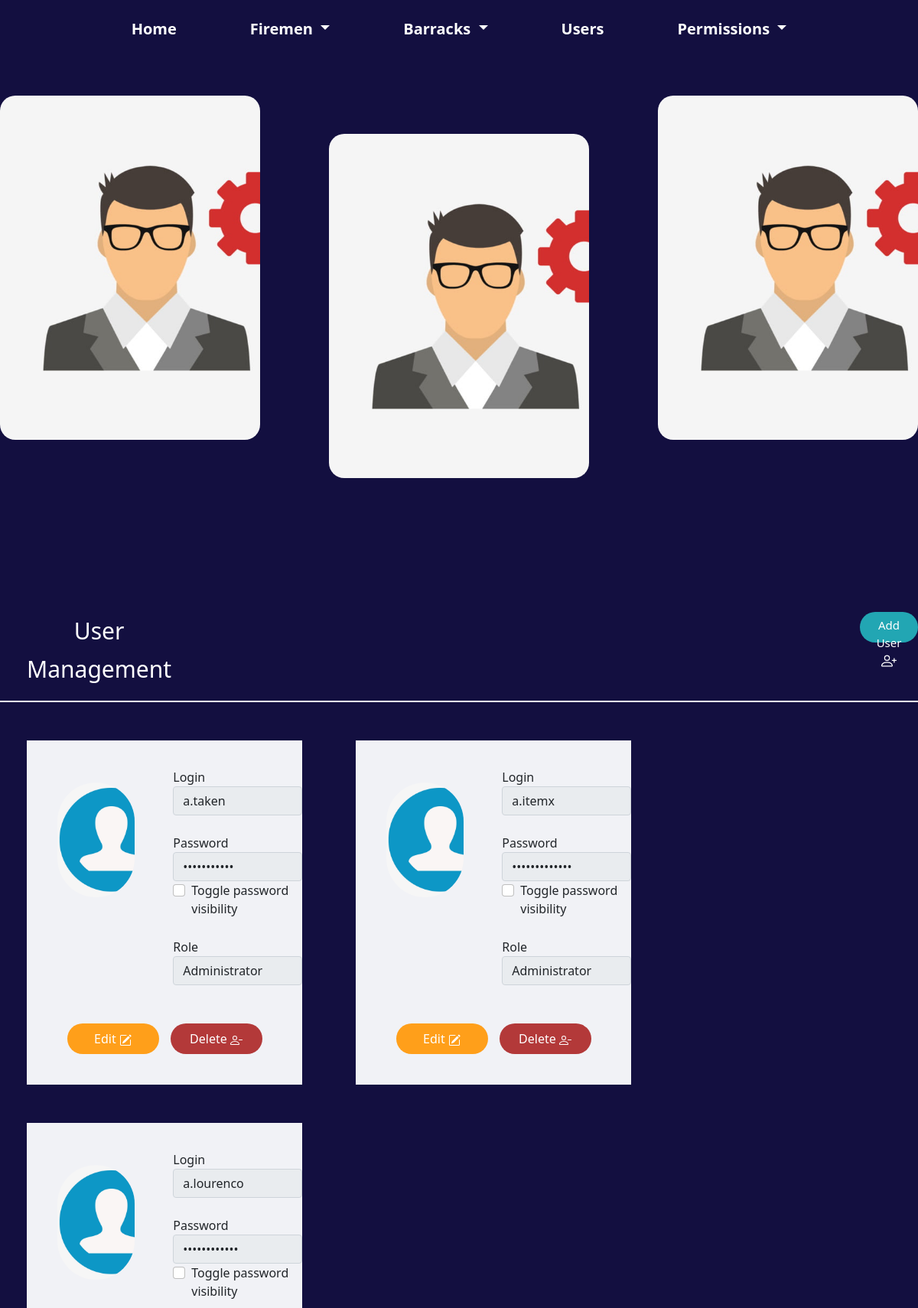
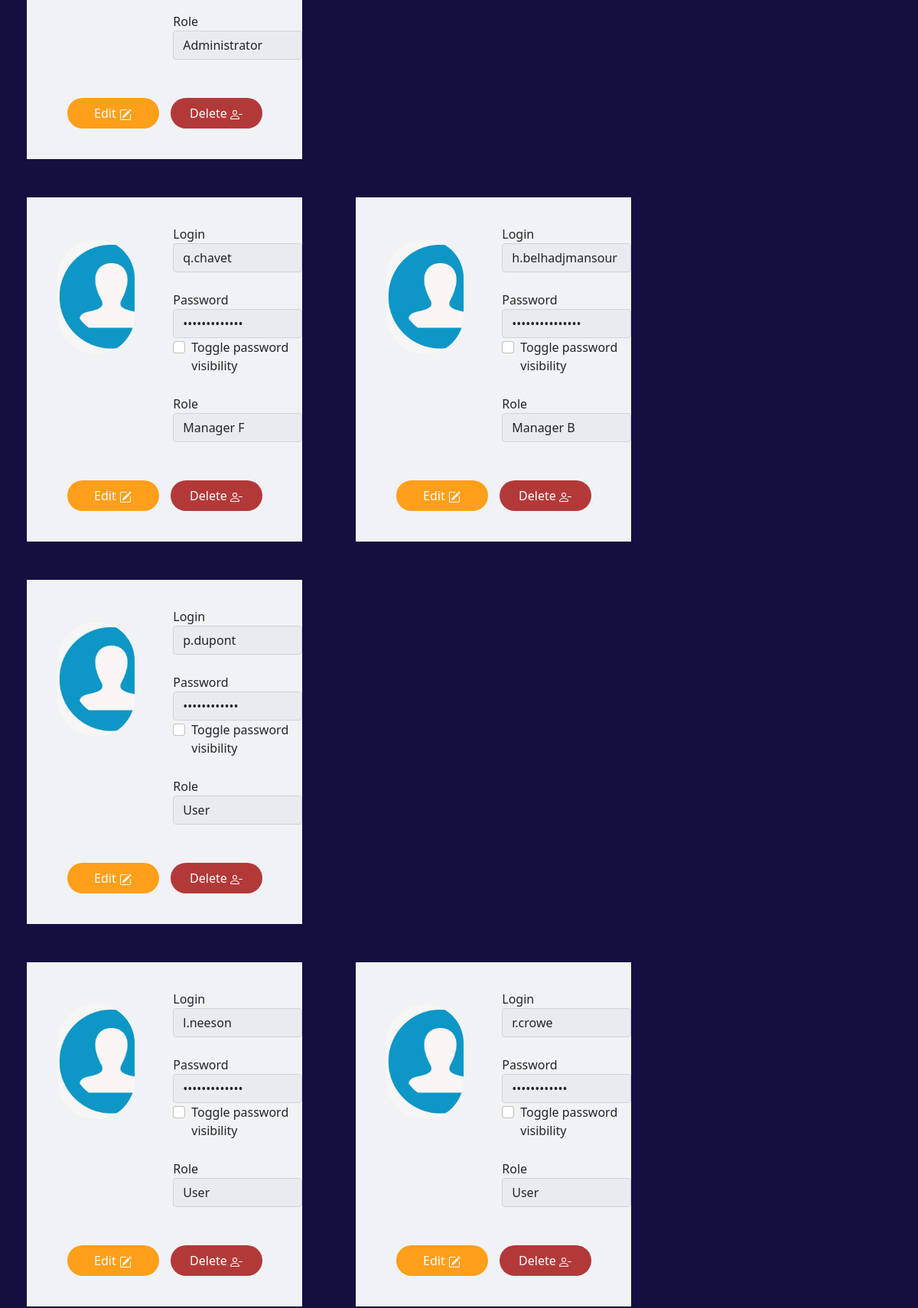
Screenshot of /user/display (upper part) with the database file from the repository (2 pictures, top to bottom).
### tables this page shows
CREATE TABLE `utilisateur` (
  `id` int(11) NOT NULL,
  `login` varchar(50) DEFAULT NULL,
  `password` varchar(255) DEFAULT NULL,
  `roleId` int(11) DEFAULT NULL,
  PRIMARY KEY (`id`),
  KEY `roleId` (`roleId`),
  CONSTRAINT `utilisateur_ibfk_1` FOREIGN KEY (`roleId`) REFERENCES `role` (`id`)
);

CREATE TABLE `role` (
  `id` int(11) NOT NULL,
  `libelle` varchar(50) DEFAULT NULL,
  PRIMARY KEY (`id`)
);

### app/utils/Renderer.php (called while the page is built, shortened)
<?php
    class Renderer {
        public static function render($file, array $data = null) : string {
            $path = __DIR__ . DIRECTORY_SEPARATOR . "../views" . DIRECTORY_SEPARATOR . $file ;
            include $path;
            $content = ob_get_contents();
            return $content;
        }
    }
?>

### autoloader.php (called while the page is built, shortened)
<?php
    class InitContext {
        public static $USECLASSEXTENSION = 0;
        public static $NOUSECLASSEXTENSION = 1;
        private $directoriesList = array(
            "./",
            "classes/",
            "vendor/",
        );
        private $classNameType;
        function __construct($type=1) {
            $this->classNameType = $type;
        }
        function autoloader($class): bool {
            foreach ($this->directoriesList as $path) {
                if ($this->classNameType == self::$USECLASSEXTENSION) {
                    $filename = __DIR__ . "/" . $path . str_replace('\\', '/', $class) . ".class.php";
                } elseif ($this->classNameType == self::$NOUSECLASSEXTENSION) {
                    $filename = __DIR__ . "/" . $path . str_replace('\\', '/', $class) . ".php";
                }
                if (file_exists($filename) && is_readable($filename)) {
                    if (class_exists($class)) {
                        return TRUE;
                    }
                }
            }
            return false;
        }
    }
?>

### app/utils/SingletonConfigReader.php (called while the page is built, shortened)
<?php
    class SingletonConfigReader {
        private $settings = [];
        private static $instance;
        private function __construct () {
            $this->settings = parse_ini_file("../config.ini");
        }
        public static function getInstance() {
            if (is_null(self::$instance)) {
                self::$instance = new SingletonConfigReader();
            }
            return self::$instance;
        }
        public function getValue($key) {
            return $this->settings[$key];
        }
    }
?>

### app/utils/SingletonDBMaria.php (called while the page is built, shortened)
<?php
    class SingletonDBMaria {
        public $cnx;
        private static $instance;
        private function __construct() {
            $this->cnx = new \PDO(SingletonConfigReader::getInstance()->getValue('dsn'), SingletonConfigReader::getInstance()->getValue('user'), SingletonConfigReader::getInstance()->getValue('password'));
            $this->cnx->setAttribute(\PDO::ATTR_ERRMODE, \PDO::ERRMODE_EXCEPTION);
        }
        public static function getInstance() : SingletonDBMaria {
            if (is_null(self::$instance)) {
                self::$instance = new SingletonDBMaria();
            }
            return self::$instance;
        }
        public function getConnection() {
            return $this->cnx;
        }
    }
?>

### app/models/DAOUser.php (called while the page is built, shortened)
<?php
    class DAOUser {
        private $connexion;
        public function __construct($connexion) {
            $this->connexion = $connexion;
        }
        public function displayUser() : array {
            $sql = "SELECT utilisateur.id,utilisateur.login,utilisateur.password,utilisateur.roleId,role.libelle  FROM utilisateur INNER JOIN role ON utilisateur.roleId =role.id";
            $preparedStatement = $this->connexion->prepare($sql);
            $preparedStatement->execute();
            $fullUsers = array();
            $ciphering = "AES-128-CTR";
            $option = 0;
            $decryption_key = "devanshu";
            $decryption_iv = "1234567890123456";
            while ($data = $preparedStatement->fetch(\PDO::FETCH_OBJ)) {
                $fullUser = new FullUser($data->id,$data->login, openssl_decrypt($data->password,$ciphering,$decryption_key,$option,$decryption_iv), $data->roleId, $data->libelle);
                array_push($fullUsers, $fullUser);
            }
            return $fullUsers;
        }
    }
?>

### app/models/FullUser.php (called while the page is built, shortened)
<?php
    class FullUser {
        private int $id;
        private string $login;
        private string $password;
        private string $roleLibelle;
        public function __construct(int $id, string $login, string $password, int $roleId, string $roleLibelle) {
            $this->id = $id;
            $this->login = $login;
            $this->password = $password;
            $this->roleLibelle = $roleLibelle;
        }
            public function getId() { return $this->id; }
            public function getLogin() { return $this->login; }
            public function getPassword() { return $this->password; }
            public function getRoleLibelle() { return $this->roleLibelle; }
    }
?>

### app/views/displayUsers.php (the view, shortened to what this page needs)
<!DOCTYPE html>
    <html lang="en">
    <head>
        <link rel="stylesheet" href="../css/userStyle.css">
        <link href="https://cdn.jsdelivr.net/npm/bootstrap@5.1.3/dist/css/bootstrap.min.css" rel="stylesheet">
    </head>
    <body style="background-color : #130f40">
        <header>
            <nav class="nav navbar-expand-lg">
                <div class="collapse navbar-collapse justify-content-center" id="navbarNavDropdown">
                    <ul class="navbar-nav">
                        <li class="nav-item">
                            <a class="nav-link px-5" href="../..">Home</a>
                        </li>
                        <li class="nav-item dropdown">
                            <a class="nav-link dropdown-toggle px-5" id="navbarDropdownMenuLink" role="button" data-bs-toggle="dropdown" aria-expanded="false">
                                Firemen
                            </a>
                        </li>
                        <li class="nav-item dropdown">
                            <a class="nav-link dropdown-toggle px-5" id="navbarDropdownMenuLink" role="button" data-bs-toggle="dropdown" aria-expanded="false">
                                Barracks
                            </a>
                        </li>
                        <li class="nav-item">
                            <a class="nav-link px-5" href="">Users</a>
                        </li>
                        <li class="nav-item dropdown">
                            <a class="nav-link dropdown-toggle px-5" id="navbarDropdownMenuLink" role="button" data-bs-toggle="dropdown" aria-expanded="false">
                                Permissions
                            </a>
                        </li>
                    </ul>
                </div>
            </nav>
            <div class="d-flex justify-content-center mainContainer" style="height:500px;">
                <div class="img" style="background-image : url(../img/admin.jpg);margin-top : 50px;"></div>
                <div class="img" style="background-image : url(../img/admin.jpg);margin-top : 100px;margin-right: 90px;margin-left: 90px;"></div>
                <div class="img" style="background-image : url(../img/admin.jpg);margin-top : 50px;"></div>
            </div>
        </header>
        <div class="d-flex mainContainer" style="border-bottom: 2px solid white;margin-top:100px;">
            <div>
                <p class="title">User Management</p>
            </div>
            <button type="button" class="btn btn-info" style="color:white;" data-bs-toggle="modal" data-bs-target="#createUserModal">
                Add User
        </div>
        <?php
        for($i=0;$i<count($fullUsers);$i++) {
            $index = $i+1;
            if($i%3 == 0) {
                echo(
                '<div class="user" style="clear:left;">
                    <div class="d-flex">
                        <div class="picture"></div>
                        <div class="containerData">
                            <p class="data" style="overflow-wrap: break-word;">
                                <div class="form-group">
                                    <label for="loginInput'.$index.'">Login</label>
                                    <input type="text" class="form-control" id="loginInput'.$index.'" readonly="true" value="'.$fullUsers[$i]->getLogin().'">
                                </div><br>
                                <div class="form-group">
                                    <label for="passwordInput'.$index.'">Password</label>
                                    <input type="password" class="form-control" id="passwordInput'.$index.'" value="'.$fullUsers[$i]->getPassword().'" readonly="true">
                                    <div class="form-check">
                                        <input class="form-check-input" type="checkbox" value="" id="'.$index.'" onclick="showPassword(this)">
                                        <label class="form-check-label" for="flexCheckDefault">
                                            Toggle password visibility
                                        </label>
                                    </div>
                                </div><br>
                                <div class="form-group">
                                    <label for="roleInput'.$index.'">Role</label>
                                    <input type="text" class="form-control" id="RoleInput'.$index.'" readonly="true" value="'.$fullUsers[$i]->getRoleLibelle().'">
                                </div>
                                <input type="hidden" class="form-control" id="RoleIdInput'.$index.'" value="'.$fullUsers[$i]->getRoleId().'">
                            </p>
                        </div>
                    </div>
                    <div class="action d-flex justify-content-center">
                        <button type="button" class="btn btn-warning" id="'.$fullUsers[$i]->getId().'" data-bs-toggle="modal" data-bs-target="#modifyModal"  onclick="retrieveData(this)">
                            Edit
                        </button>
                        <button type="button" class="btn btn-danger" id="'.$fullUsers[$i]->getId().'" data-bs-toggle="modal" data-bs-target="#deleteModal"  onclick="matchId(this)">
                            Delete
                    </div>
                </div>');
            } else {
                echo(
                '<div class="user">
                    <div class="d-flex">
                        <div class="picture"></div>
                        <div class="containerData">
                            <p class="data" style="overflow-wrap: break-word;">
                                <div class="form-group">
                                    <label for="loginInput'.$index.'">Login</label>
                                    <input type="text" class="form-control" id="loginInput'.$index.'" readonly="true" value="'.$fullUsers[$i]->getLogin().'">
                                </div><br>
                                <div class="form-group">
                                    <label for="passwordInput'.$index.'">Password</label>
                                    <input type="password" class="form-control" id="passwordInput'.$index.'" value="'.$fullUsers[$i]->getPassword().'" readonly="true">
                                    <div class="form-check">
                                        <input class="form-check-input" type="checkbox" value="" id="'.$index.'" onclick="showPassword(this)">
                                        <label class="form-check-label" for="flexCheckDefault">
                                            Toggle password visibility
                                        </label>
                                    </div>
                                </div><br>
                                <div class="form-group">
                                    <label for="roleInput'.$index.'">Role</label>
                                    <input type="text" class="form-control" id="roleInput'.$index.'" readonly="true" value="'.$fullUsers[$i]->getRoleLibelle().'">
                                </div>
                                <input type="hidden" class="form-control" id="RoleIdInput'.$index.'" value="'.$fullUsers[$i]->getRoleId().'">
                            </p>
                        </div>
                    </div>
                    <div class="action d-flex justify-content-center">
                        <button type="button" class="btn btn-warning" id="'.$fullUsers[$i]->getId().'" data-bs-toggle="modal" data-bs-target="#modifyModal"  onclick="retrieveData(this)">
                            Edit
                        </button>
                        <button type="button" class="btn btn-danger" id="'.$fullUsers[$i]->getId().'" data-bs-toggle="modal" data-bs-target="#deleteModal"  onclick="matchId(this)">
                            Delete
                        </button>
                    </div>
                </div>');
            }
        }
        ?>
    </body>
</html>

### html/index.php (shortened to what this page needs)
<?php
require_once '../autoloader.php';
if (isset($_SERVER["PATH_INFO"])) {
    $path = trim($_SERVER["PATH_INFO"], "/");
} else {
    $path = "";
}
$fragments = explode("/", $path);
$control = array_shift($fragments);
switch ($control) {
    case "user" :
        if($_SERVER["REQUEST_METHOD"] == "GET") {
            usersRoutes_get($fragments);
        }
        break;
}
function usersRoutes_get($fragments) {
    $action = array_shift($fragments);
    switch ($action) {
        case "display":
            call_user_func_array([new UserController(), "show"], $fragments);
            break;
    }
}

### app/controllers/UserController.php (shortened to what this page needs)
<?php
    class UserController extends BaseController {
        private DAOUser $daoUser;
        public function __construct() {
            $this->daoUser = new DAOUser(SingletonDBMaria::getInstance()->getConnection());
        }
        public function show($fragments = null) {
            $fullUsers = $this->daoUser->displayUser();
            $pageUser = Renderer::render('displayUsers.php', compact('fullUsers'));
            echo($pageUser);
        }
    }
?>

### html/css/userStyle.css (style rules this page uses)
body { height : 100%; width : 100%; }
header { background-color : grey; height : 700px; width : 100%; background-color : #130f40; }
.nav { height : 75px; }
a { color : white !important; font-weight : bold !important; font-size : 20px; }
.img { width : 600px; height : 450px; background-size : cover; background-repeat : no-repeat; border-radius : 20px 20px 20px 20px; margin-top : 20px; }
.mainContainer { width : 100%; margin : auto; }
.title { line-height :50px; color : white; font-size : 30px; text-align : center; margin-left: 35px; }
.btn-info, .btn-info:focus { right: 0px !important; width : 10%; height : 40px; border-radius : 40px 40px 40px 40px !important; background-color: #22a6b3 !important; border : none !important; color: white; outline : none !important; box-shadow:none !important; margin-left : 75%; font-size : 15px !important; }
.user { width : 30%; height : 450px; background-color : #f1f2f6; margin-right : 35px; margin-left :35px; margin-top : 50px; float: left; }
.picture { width : 150px; height : 150px; border-radius: 80px 80px 80px 80px; background-image: url(../img/avatar.png); background-repeat: no-repeat; background-size: cover; margin-top : 55px; margin-left : 40px; }
.containerData { width : 250px; height : 200px; border-radius : 10px 10px 10px 10px; margin-top : 20px; margin-left : 50px; }
.action { width : 100%; height : 40px; margin-top : 150px; }
.btn-danger, .btn-danger:focus { background-color : #b33939 !important; color : white !important; border-radius : 20px 20px 20px 20px !important; border : none !important; outline : none !important; box-shadow : none !important; width : 120px; }
.btn-warning, .btn-warning:focus { background-color : #ff9f1a !important; color : white !important;; border-radius : 20px 20px 20px 20px !important; border:none !important; outline : none !important; box-shadow : none !important; width : 120px; margin-right : 15px; }
.data { margin-left : 20px; font-size : 20px; }
input[type=text], input[type=password], input[type=number], input[type=checkbox], textarea { outline: none !important; box-shadow:none !important; }

### rows the page displays
utilisateur: login "a.taken"
role: libelle "Administrator"
utilisateur: login "a.itemx"
utilisateur: login "a.lourenco"
utilisateur: login "q.chavet"
role: libelle "Manager F"
utilisateur: login "h.belhadjmansour"
role: libelle "Manager B"
utilisateur: login "p.dupont"
role: libelle "User"
utilisateur: login "l.neeson"
utilisateur: login "r.crowe"
